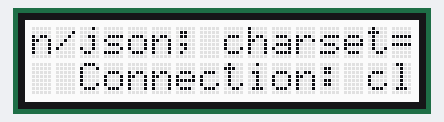
A sketch run on a simulated ESP32. On the bench: 16×2 character LCD. WiFi joins after 1.5 s; servers stay silent unless stated; uploads are accepted with an empty reply.

Above: at 25.65 s.
At 30.46 s:
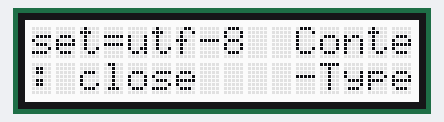
At 35.67 s:
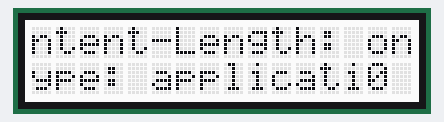
At 46.1 s:
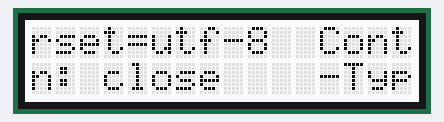
At 56.12 s:
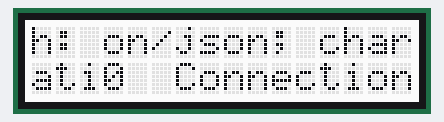
At 66.54 s:
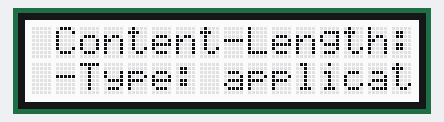

Measured:
- by itself, everything shown: repeats every 46.7 s, in 104 steps
- what the display in image 0 shows lasts 0.4 s, from 25.5 s to 25.9 s

The sketch:

TweetReader.ino
```cpp
#include <Wire.h>
#include <WiFi.h>
#include "rgb_lcd.h"

rgb_lcd lcd;
char ssid[] = "event";
int status = WL_IDLE_STATUS;
WiFiClient client;
char server[] = "www.safespace.co";

int charCount = 0;

unsigned long lastConnectionTime = 0;           // last time you connected to the server, in milliseconds
const unsigned long postingInterval = 10*1000;  // delay between updates, in milliseconds

String tweetText = "Test Tweet Blah Blah Blah";


void setup()
{
  // Set up outputs
  lcd.begin(16, 2);

  // Connect to WiFi
  while (status != WL_CONNECTED) {
    status = WiFi.begin(ssid);
    delay(10000);
  }
}

void loop()
{
  // Set text
  lcd.setCursor(0,0);
  lcd.print("Recent Tweet:");
  lcd.setCursor(0,1);

  charCount = 0;
  while (client.available()) {
    char tweetText = client.read();
    charCount = charCount + 1;
    lcd.print(tweetText);
  }

  // Scroll text
  for (int positionCounter = 0; positionCounter < (charCount - 1); positionCounter++) {
    lcd.scrollDisplayLeft();
    delay(400);
  }

  // Clear for next iteration
  lcd.clear();

  delay(5000);

  if(!client.connected() && (millis() - lastConnectionTime > postingInterval)) {
    httpRequest();
  }
}

void httpRequest() {
  // If there's a successful connection:
  if (client.connect(server, 80)) {

    // Send the HTTP GET request:
    client.println("GET /latest HTTP/1.1");
    client.println("Host: www.safespace.co");
    client.println("User-Agent: arduino-wifi");
    client.println("Connection: close");
    client.println();

    // Note the time that the connection was made:
    lastConnectionTime = millis();
  }
}
```
